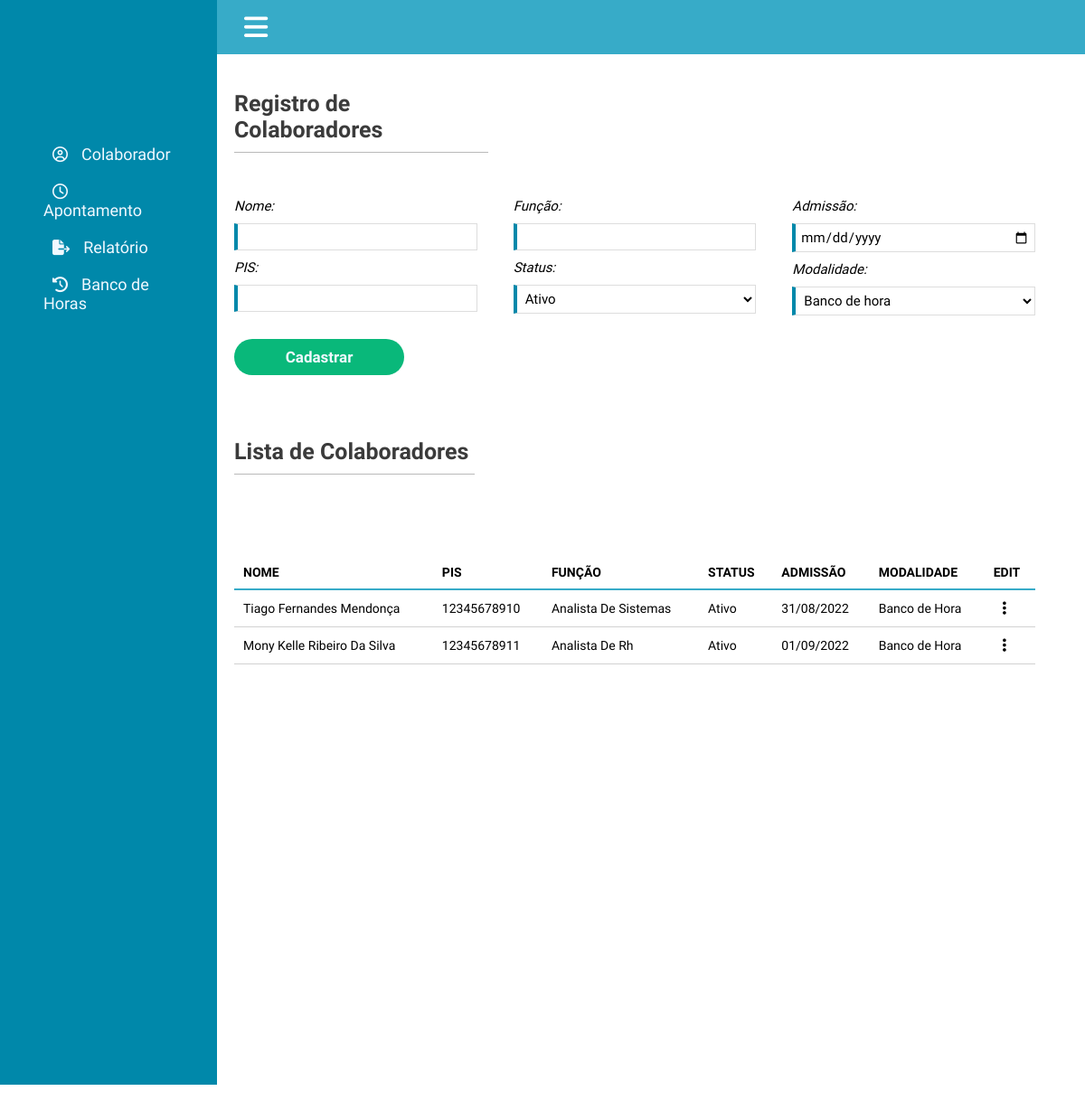
The app's page /colaborador/ with its own data.
### TimeRegisterApp/models.py (models this page shows, shortened)
class RegistrationCollab(models.Model):
    pis = models.IntegerField(primary_key=True)
    name = models.CharField(max_length=50)
    occupation = models.CharField(max_length=30)
    status = models.BooleanField()
    admission = models.DateField()
    time_bank = models.BooleanField()

### TimeRegisterApp/views.py (the view, shortened to what this page needs)
# urls.py: path('colaborador/', views.Collaborator, name='colaborador'),
def Collaborator(request):
    DataCollab = RegistrationCollab.objects.all()
    context =  {
        'DataCollab':DataCollab,
        }
    if request.method == 'GET':
        return render(request, 'colaborador.html', context)

### TimeRegisterApp/templates/colaborador.html (shortened to what this page needs)
{% extends 'menu.html' %}
{% block colaborador %}
<div id ="body_container_id" class="body_container">
    <div class="column_container">
        <h2>Registro de Colaboradores</h2>
    </div>
    <form action="/colaborador/" class="row_container" method="post">
        <div class="column_container" >
            <label for="name">Nome: </label>
            <input type="text" name="name">
            <label for="pis">PIS:</label>
            <input type="number" name="pis">
            <input class="register_button" type="submit" value="Cadastrar">
        </div>
        <div class="column_container">
            <label for="occupation">Função:</label>
            <input type="text" name="occupation">
            <label for="status">Status:</label>
            <select name="status" id="status_id">
                <option value="True">Ativo</option>
            </select>
        </div>
        <div class="column_container">
            <label for="admission">Admissão:</label>
            <input type="date" name="admission">
            <label for="time_bank">Modalidade:</label>
            <select name="time_bank" id="time_bank_id">
                <option value="True">Banco de hora</option>
            </select>
        </div>
    </form>
    <div class="row_container">
        <div class="column_container">
            <h2>Lista de Colaboradores</h2>
        </div>
    </div>
    <div class="row_container">
        <div class="column_container">
            <table>
                <tr class="header_row">
                    <th>NOME</th>
                    <th>PIS</th>
                    <th>FUNÇÃO</th>
                    <th>STATUS</th>
                    <th>ADMISSÃO</th>
                    <th>MODALIDADE</th>
                    <th>EDIT</th>
                </tr>
                {% for  colab in DataCollab %}
                <tr>
                    <td>{{colab.name}}</td>
                    <td>{{colab.pis}}</td>
                    <td>{{colab.occupation}}</td>
                    <td>
                        {% if colab.status == True %}Ativo{% endif %}
                    </td>
                    <td>{{colab.admission|date:'d/m/Y'}}</td>
                    <td>
                        {% if colab.time_bank == True %}Banco de Hora{% endif %}
                    </td>
                    <td>
                        <button class="column_edit_button" onclick='close_table("row_edit_{{forloop.counter}}")'>
                            <i class="fa-solid fa-ellipsis-vertical"></i>
                        </button>
                    </td>
                </tr>
                {% endfor %}
            </table>
        </div>
    </div>
</div>
{% endblock colaborador %}

### TimeRegisterApp/templates/menu.html (shortened to what this page needs)
<!DOCTYPE html>
{% load static %}
<html lang="pt_BR">
<head>
    <link rel="stylesheet" href="{% static 'css/style.css' %}">
</head>
<body>
    <div id="navigation_container_open" class="navigation_container">
        <nav class="menu_navigation">
            <a class="menu_item" href="/colaborador/"><i class="fa-regular fa-circle-user"></i></i>Colaborador</a>
            <a class="menu_item" href="/apontamento/"><i class="fa-regular fa-clock"></i>Apontamento</a>
            <a class="menu_item" href="/relatorio/"><i class="fa-solid fa-file-export"></i>Relatório</a>
            <a class="menu_item" href="/banco-de-horas/"><i class="fa-solid fa-clock-rotate-left"></i>Banco de Horas</a>
        </nav>
    </div>
    <div id="header_container_id" class="header_container">
        <a id="bars" onclick='close_menu()'><i class="fa-solid fa-bars"></i></a>
    </div>
{% block colaborador %}{% endblock colaborador %}
</body>
</html>

### TimeRegisterApp/static/css/style.css (style rules this page uses)
* { margin: 0; padding: 0; text-decoration: none; font-family: 'Red Hat Text', sans-serif;; font-weight: 400; font-size: 17px; }
.navigation_container { position: absolute; top: 0px; height: 1200px; width: 20%; background-color: #0088aa; display: flex; flex-direction: column; gap:10px; }
.header_container { position: absolute; top:0px; right: 0px; height: 60px; width: 80%; background-color: #37abc8; }
.body_container { position: absolute; top:70px; right: 15px; width: 78%; height: 100%; z-index: 1; }
.menu_navigation { display: flex; flex-direction: column; margin-top: 150px; }
.menu_item { font-weight: 400; font-size: 18px; color: aliceblue; padding: 10px 20% 10px 20%; }
i { padding: 0px 15px 0px 0px; margin-left: 10px; }
.row_container { display: flex; flex-direction: row; gap:20px; padding: 30px 30px 0px 0px; }
.column_container { display: flex; flex-direction: column; gap: 10px ; padding: 10px 10px 10px 10px; width: 100%; }
label { font-size: 15px; font-weight: 400; font-style: italic; }
h2 { color: rgb(59, 59, 59); font-weight: 700; font-size: 25px; border-bottom: #b9b9b9 solid 1px; padding-bottom: 10px; width: 30%; margin-top: 20px; }
select, input { border: rgb(221, 221, 221) solid 1px; padding: 5px; border-left: #0088aa solid 4px; background-color: #ffffff; font-size: 15px; }
option { font-size: 15px; font-weight: 400; font-style: italic; }
.register_button { display: inline; border-radius: 25px; color: aliceblue; background-color: #09B87A; border: none; padding: 10px; font-size: 17px; font-weight: 600; width: 70%; margin-top: 20px; }
.fa-bars { color: #ffffff; font-size: 30px; margin-left: 30px; margin-top: 15px; }
th, .header_row { border-bottom: #37abc8 solid 2px; border-collapse: collapse; padding: 5px; text-align: left; font-weight: 700; }
table, tr { border-collapse: collapse; text-align: left; font-weight: 700; margin-top: 40px; width: 100%; }
td, th { border-bottom: #d1d1d1 solid 1px; padding: 10px; font-size: 14px; }
.column_edit_button { background-color: #ffffff; text-align: center; border: none; }

### records on screen
RegistrationCollab: name "Tiago Fernandes Mendonça", pis "12345678910", occupation "Analista De Sistemas", status "Ativo", admission "31/08/2022", time_bank "Banco de Hora"
RegistrationCollab: name "Mony Kelle Ribeiro Da Silva", pis "12345678911", occupation "Analista De Rh", status "Ativo", admission "01/09/2022", time_bank "Banco de Hora"
